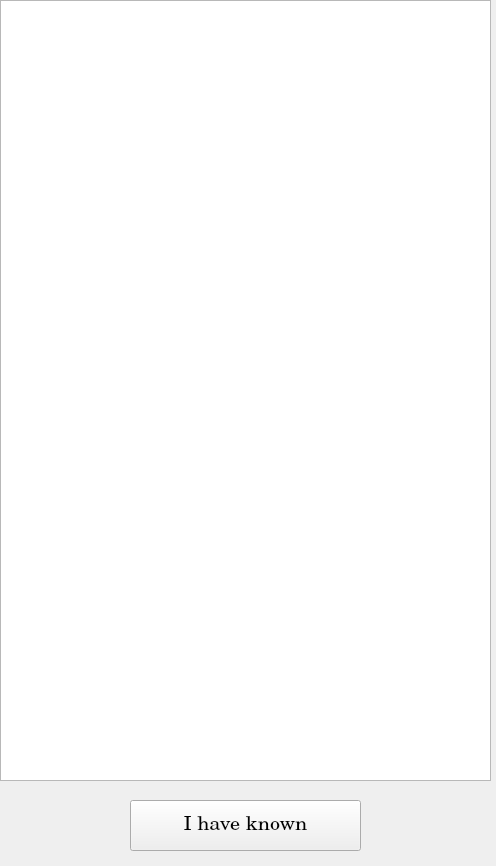
<?xml version="1.0" encoding="UTF-8"?>
<ui version="4.0">
 <class>Form</class>
 <widget class="QWidget" name="Form">
  <property name="geometry">
   <rect>
    <x>0</x>
    <y>0</y>
    <width>496</width>
    <height>866</height>
   </rect>
  </property>
  <property name="windowTitle">
   <string>Lab2_Bobing</string>
  </property>
  <widget class="QListWidget" name="listWidget">
   <property name="geometry">
    <rect>
     <x>0</x>
     <y>0</y>
     <width>491</width>
     <height>781</height>
    </rect>
   </property>
   <property name="styleSheet">
    <string notr="true">border-image: url(:/image/2.png);</string>
   </property>
  </widget>
  <widget class="QPushButton" name="pushButton">
   <property name="geometry">
    <rect>
     <x>130</x>
     <y>800</y>
     <width>231</width>
     <height>51</height>
    </rect>
   </property>
   <property name="font">
    <font>
     <family>Century</family>
     <pointsize>15</pointsize>
    </font>
   </property>
   <property name="text">
    <string>I have known</string>
   </property>
  </widget>
 </widget>
 <resources>
  <include location="picture.qrc"/>
 </resources>
 <connections>
  <connection>
   <sender>pushButton</sender>
   <signal>clicked()</signal>
   <receiver>Form</receiver>
   <slot>page2_3()</slot>
   <hints>
    <hint type="sourcelabel">
     <x>267</x>
     <y>815</y>
    </hint>
    <hint type="destinationlabel">
     <x>418</x>
     <y>821</y>
    </hint>
   </hints>
  </connection>
 </connections>
 <slots>
  <slot>page2_3()</slot>
 </slots>
</ui>
